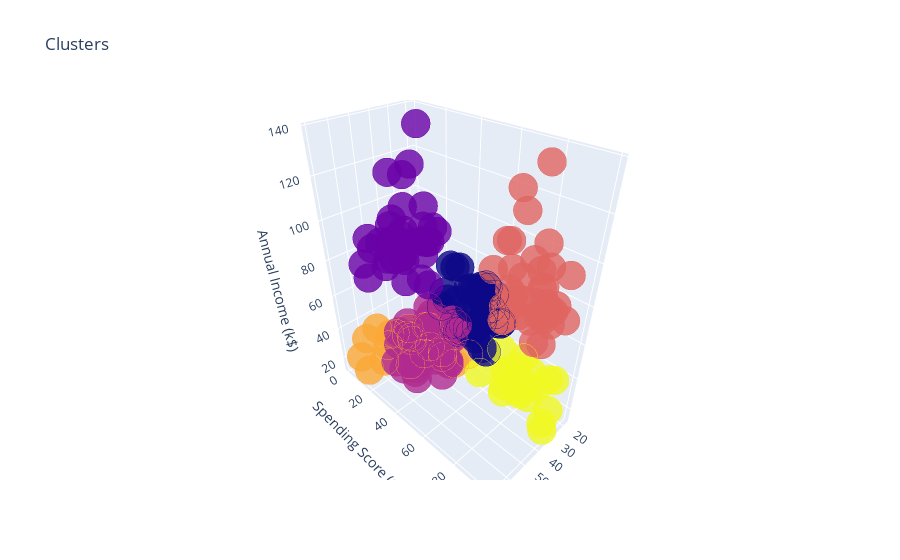

Here is the notebook cell this chart was saved with:
### Code cell
#3.Segmentation using Age , Annual Income and Spending Score
import numpy as np
import pandas as pd
import matplotlib.pyplot as plt
from sklearn.cluster import KMeans
import plotly.graph_objs as go
import plotly.offline as py

# Assuming data is your DataFrame
X3 = data[['Age', 'Annual Income (k$)', 'Spending Score (1-100)']].values

# Calculate inertia for different number of clusters
inertia = []
for n in range(1, 11):
    algorithm = KMeans(
        n_clusters=n,
        init='k-means++',
        n_init=10,
        max_iter=300,
        tol=0.0001,
        random_state=111,
        algorithm='elkan'
    )
    algorithm.fit(X3)
    inertia.append(algorithm.inertia_)

# Plot inertia to find the optimal number of clusters
plt.figure(1, figsize=(15, 6))
plt.plot(np.arange(1, 11), inertia, 'o')
plt.plot(np.arange(1, 11), inertia, '-', alpha=0.5)
plt.xlabel('Number of Clusters')
plt.ylabel('Inertia')
plt.title('Elbow Method for Optimal Number of Clusters')
plt.show()

# Fit KMeans with the optimal number of clusters (let's assume 6)
optimal_clusters = 6
algorithm = KMeans(
    n_clusters=optimal_clusters,
    init='k-means++',
    n_init=10,
    max_iter=300,
    tol=0.0001,
    random_state=111,
    algorithm='elkan'
)
algorithm.fit(X3)
labels3 = algorithm.labels_
centroids3 = algorithm.cluster_centers_

# Add the cluster labels to the DataFrame
data['label3'] = labels3

# Create a 3D scatter plot using Plotly
trace1 = go.Scatter3d(
    x=data['Age'],
    y=data['Spending Score (1-100)'],
    z=data['Annual Income (k$)'],
    mode='markers',
    marker=dict(
        color=data['label3'],
        size=10,
        line=dict(
            color=data['label3'],
            width=12
        ),
        opacity=0.8
    )
)

layout = go.Layout(
    title='Clusters',
    scene=dict(
        xaxis=dict(title='Age'),
        yaxis=dict(title='Spending Score (1-100)'),
        zaxis=dict(title='Annual Income (k$)')
    )
)

fig = go.Figure(data=[trace1], layout=layout)
py.offline.iplot(fig)

### Figure 1 — Plotly figure (JSON) as saved in the notebook; plotly's stock layout.template omitted (floating-point values rounded to 4 significant figures; data arrays with more than 128 entries replaced by an {"elided": "..."} marker saying what was removed)
{"data": [{"marker": {"color": {"elided": "200 int values"}, "line": {"color": {"elided": "200 int values"}, "width": 12}, "opacity": 0.8, "size": 10}, "mode": "markers", "type": "scatter3d", "x": {"elided": "200 int values"}, "y": {"elided": "200 int values"}, "z": {"elided": "200 int values"}}], "layout": {"scene": {"xaxis": {"title": {"text": "Age"}}, "yaxis": {"title": {"text": "Spending Score (1-100)"}}, "zaxis": {"title": {"text": "Annual Income (k$)"}}}, "title": {"text": "Clusters"}}}
